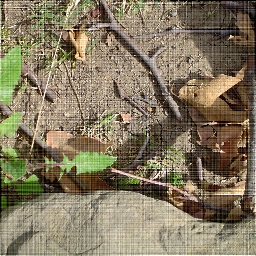
#> input picture wavelet/twigs.png, 256 x 256 px
$ jupyter execute image_processing_03_stripremoval.ipynb   (shell and % lines are left out)   (Python 2 division)   (older library calls are emulated)
#> lines starting #> are read from the running program, lines starting #| are printed output that depends on the picture; after the words box and inside, x2 and y2 are one past the last pixel; in counts of white or black regions, pixels touching at a corner belong together
[cell 1]
from scipy import misc
import matplotlib.pyplot as plt
import numpy as np
import scipy

[cell 2]
twigs = misc.imread("twigs.png")
#> twigs is the input picture: shape (256, 256, 3); mean R, G, B 132.3, 120.9, 97

[cell 3]
print type(twigs), twigs.shape, twigs.dtype
#| <class 'numpy.ndarray'> (256, 256, 3) uint8

[cell 4]
plt.figure(figsize=(16,4))

plt.subplot(141)
plt.imshow(twigs)
plt.title("original image")
plt.xticks([]), plt.yticks([])

plt.subplot(142)
plt.title("R")
plt.imshow(twigs[:,:,0], cmap='gray')
plt.xticks([]), plt.yticks([])

plt.subplot(143)
plt.title("G")
plt.imshow(twigs[:,:,1], cmap='gray')
plt.xticks([]), plt.yticks([])

plt.subplot(144)
plt.title("B")
plt.imshow(twigs[:,:,2], cmap='gray')
plt.xticks([]), plt.yticks([])
plt.show()
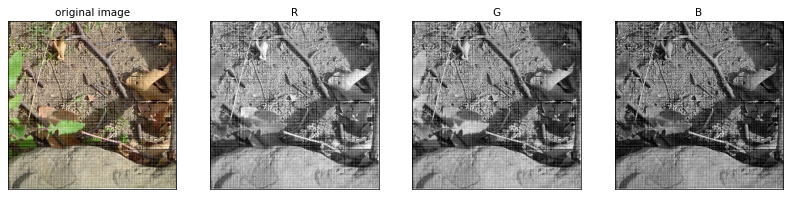
#> figure drawn by matplotlib, 4 panels

[cell 5]
f = np.fft.fft2(twigs[:,:,0])
fshift = np.fft.fftshift(f)

mag = np.abs(fshift); phase = np.angle(fshift)
#> after `phase = np.angle(fshift)`:
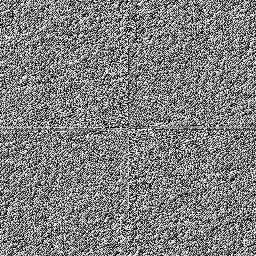
#> phase: shape (256, 256) float64; min -3.14, max 3.14, mean 9.59e-05; drawn with min black and max white
#real = fshift.real; imag = fshift.imag

plt.figure(figsize=(20,10))
plt.subplot(121)
plt.imshow(np.log(mag), cmap='gray')
plt.title('Magnitude only')
plt.xticks([]), plt.yticks([])

plt.subplot(122)
plt.imshow(phase, cmap='gray')
plt.title('Phase only')
plt.xticks([]), plt.yticks([])

plt.show()
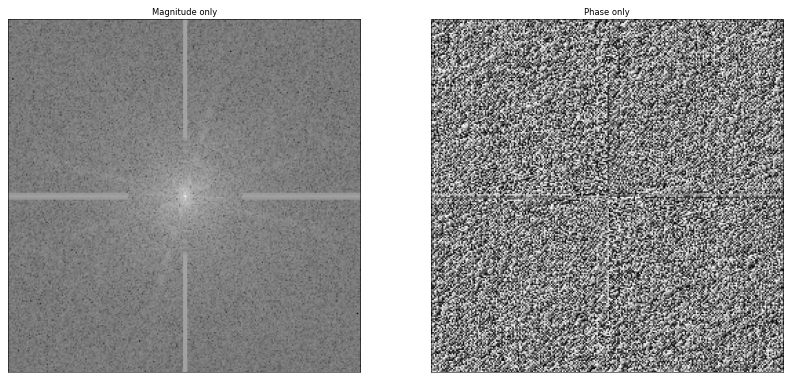
#> figure drawn by matplotlib, 2 panels

[cell 6]
rows, cols = twigs[:,:,0].shape
#> rows = 256; cols = 256
print rows, cols
#| 256 256
crow, ccol = rows/2 , cols/2
#> crow = 128; ccol = 128
print crow, ccol
#| 128 128

[cell 7]
mask = np.ones(mag.shape)
center = 42
width = 2

mask[crow-width:crow+width, :ccol-center] = 0
mask[crow-width:crow+width, ccol+center:] = 0
mask[:crow-center, ccol-width:ccol+width] = 0
mask[crow+center:, ccol-width:ccol+width] = 0

[cell 8]
plt.subplot(121)
plt.imshow(mask, cmap='gray')
plt.title('mask')
plt.xticks([]), plt.yticks([])

plt.subplot(122)
plt.imshow(np.log(mag), cmap='gray')
plt.title('Magnitude only')
plt.xticks([]), plt.yticks([])

plt.show()
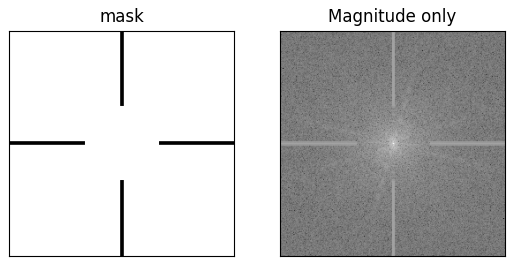
#> figure drawn by matplotlib, 2 panels

[cell 9]
newmag = mag*mask

[cell 10]
newfshift = newmag*np.exp(1j*phase)

f_ishift = np.fft.ifftshift(newfshift)
img_back = np.fft.ifft2(f_ishift)
img_back = np.abs(img_back)
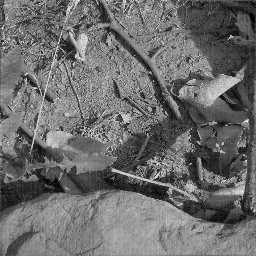
#> img_back: shape (256, 256) float64; min 6.46, max 300.8, mean 132.4; drawn with min black and max white

plt.subplot(121); plt.imshow(np.log(newmag), cmap='gray'); plt.title('Magnitude only')
plt.xticks([]), plt.yticks([])

plt.subplot(122); plt.imshow(img_back, cmap='gray')
plt.xticks([]), plt.yticks([])
plt.show()
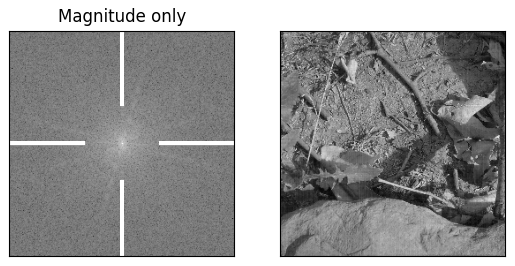
#> figure drawn by matplotlib, 2 panels

[cell 11]
newimage = np.zeros(twigs.shape)

for i in range(3):
    f = np.fft.fft2(twigs[:,:,i])
    fshift = np.fft.fftshift(f)

    mag = np.abs(fshift)
    phase = np.angle(fshift)

    mask = np.ones(mag.shape)
    center = 42
    width = 2
    mask[crow-width:crow+width, :ccol-center] = 0
    mask[crow-width:crow+width, ccol+center:] = 0
    mask[:crow-center, ccol-width:ccol+width] = 0
    mask[crow+center:, ccol-width:ccol+width] = 0

    newmag = mag * mask
    newfshift = newmag * np.exp(1j*phase)

    f_ishift = np.fft.ifftshift(newfshift)
    img_back = np.fft.ifft2(f_ishift)
    img_back = np.abs(img_back)

    newimage[:,:,i] = img_back/img_back.max()
#> this loop made 3 passes
#> pass 2, `img_back = np.abs(img_back)`:
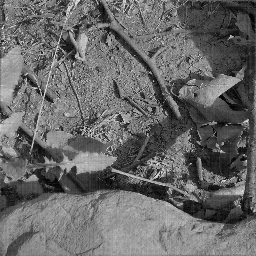
#> img_back: shape (256, 256) float64; min 0.948, max 293, mean 121; drawn with min black and max white
#> after the loop:
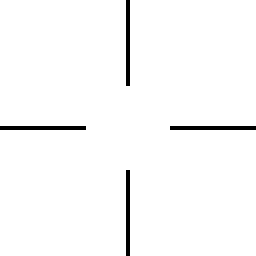
#> mask: shape (256, 256) float64; values 0 (black) and 1 (white), 97.9% white; 4 black regions, box (x1, y1, x2, y2) and area: (126, 0, 130, 86) 344, (0, 126, 86, 130) 344, (170, 126, 256, 130) 344, (126, 170, 130, 256) 344
#> after the loop:
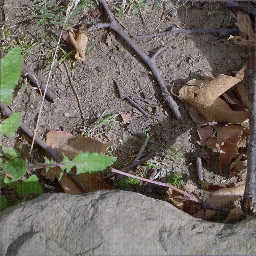
#> newimage: shape (256, 256, 3) float64; mean R, G, B 0.44, 0.413, 0.381
    #twigs[:,:,i].min() + \
    #(img_back - img_back.min()) * \
    #((twigs[:,:,i].max() - twigs[:,:,i].min())/(img_back.max() - img_back.min())) # renormalize

[cell 12]
plt.figure(figsize=(16,5))

plt.subplot(131)
plt.imshow(twigs)
plt.title("original image")
plt.xticks([]), plt.yticks([])

plt.subplot(132)
plt.imshow(newimage)
plt.title("filtered")
plt.xticks([]), plt.yticks([])

residu = twigs[:,:,0] - newimage[:,:,0]*255
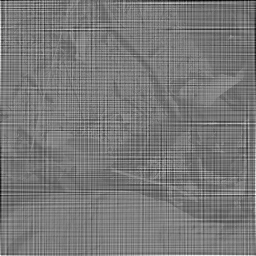
#> residu: shape (256, 256) float64; min -105.4, max 158.6, mean 20.1; drawn with min black and max white
plt.subplot(133)
plt.imshow(residu, cmap='gray')
plt.title("residual")
plt.xticks([]), plt.yticks([])


plt.show()

$ run again, with wavelet/aga.png copied over wavelet/twigs.png
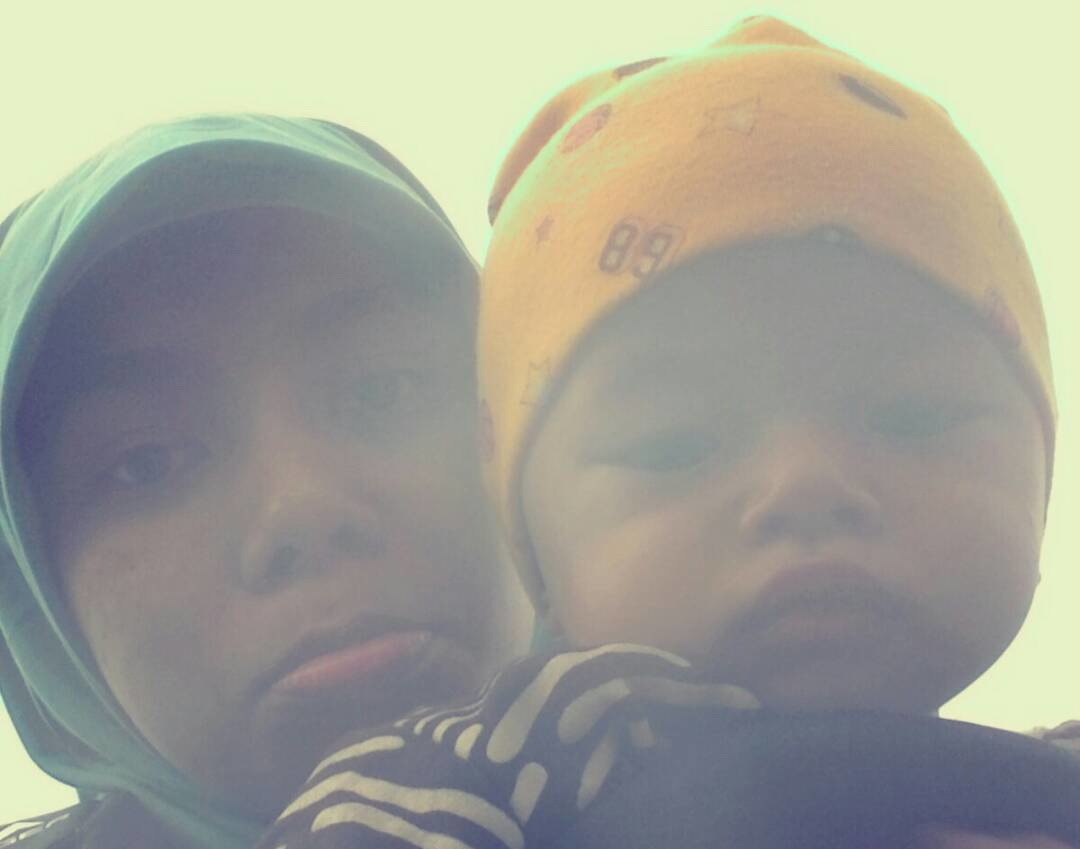
#> input picture wavelet/aga.png, 1080 x 849 px
#> twigs is the input picture: shape (849, 1080, 3); mean R, G, B 159.1, 159.6, 149.3
#| <class 'numpy.ndarray'> (849, 1080, 3) uint8
#| 849 1080
#| 424 540
#> after the loop `for i in range(3):`:
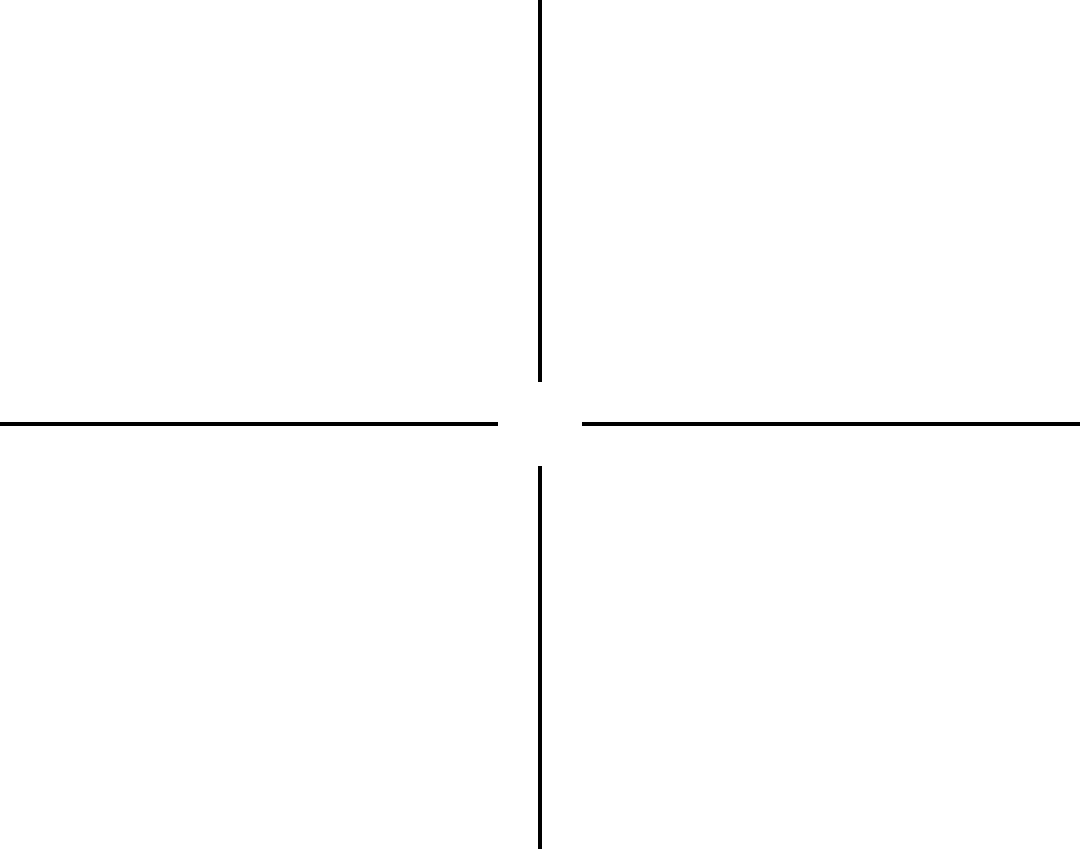
#> mask: shape (849, 1080) float64; values 0 (black) and 1 (white), 99.2% white; 4 black regions, box (x1, y1, x2, y2) and area: (0, 422, 498, 426) 1992, (582, 422, 1080, 426) 1992, (538, 466, 542, 849) 1532, (538, 0, 542, 382) 1528
#> `residu = twigs[:,:,0] - newimage[:,:,0]*255`:
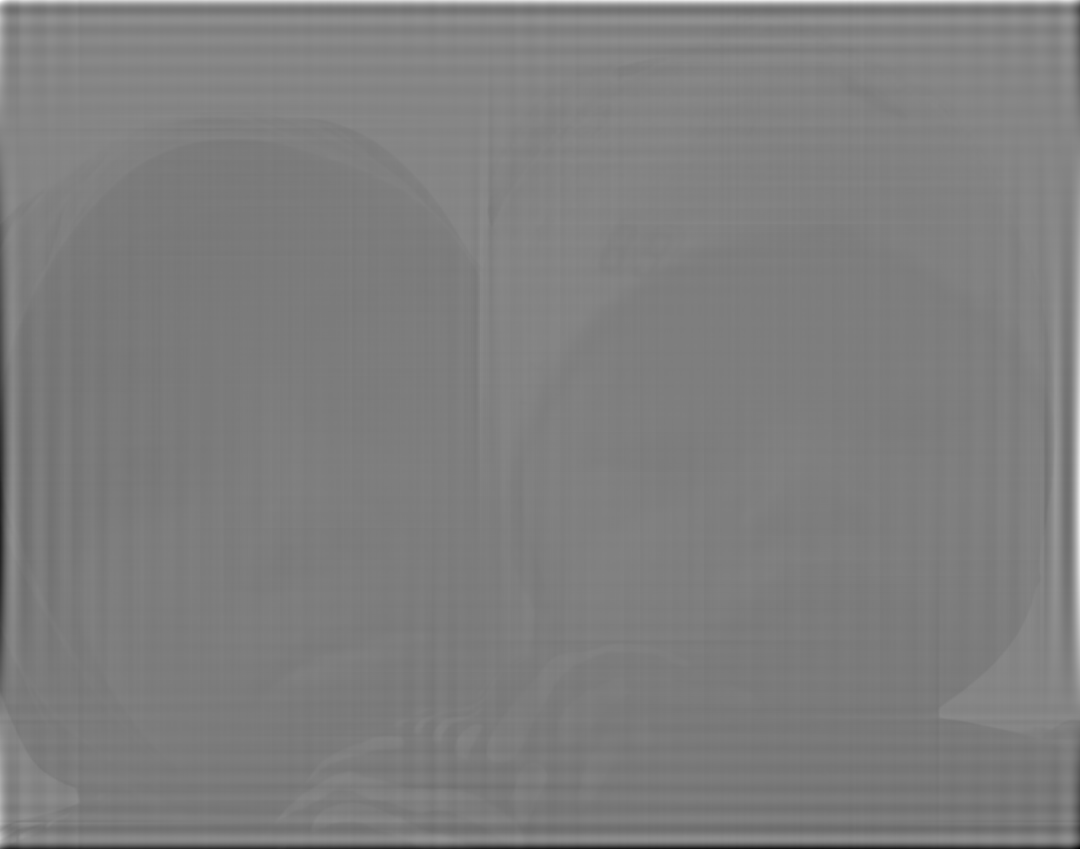
#> residu: shape (849, 1080) float64; min -71.08, max 90.56, mean 9.3; drawn with min black and max white

$ run again, with wavelet/face.png copied over wavelet/twigs.png
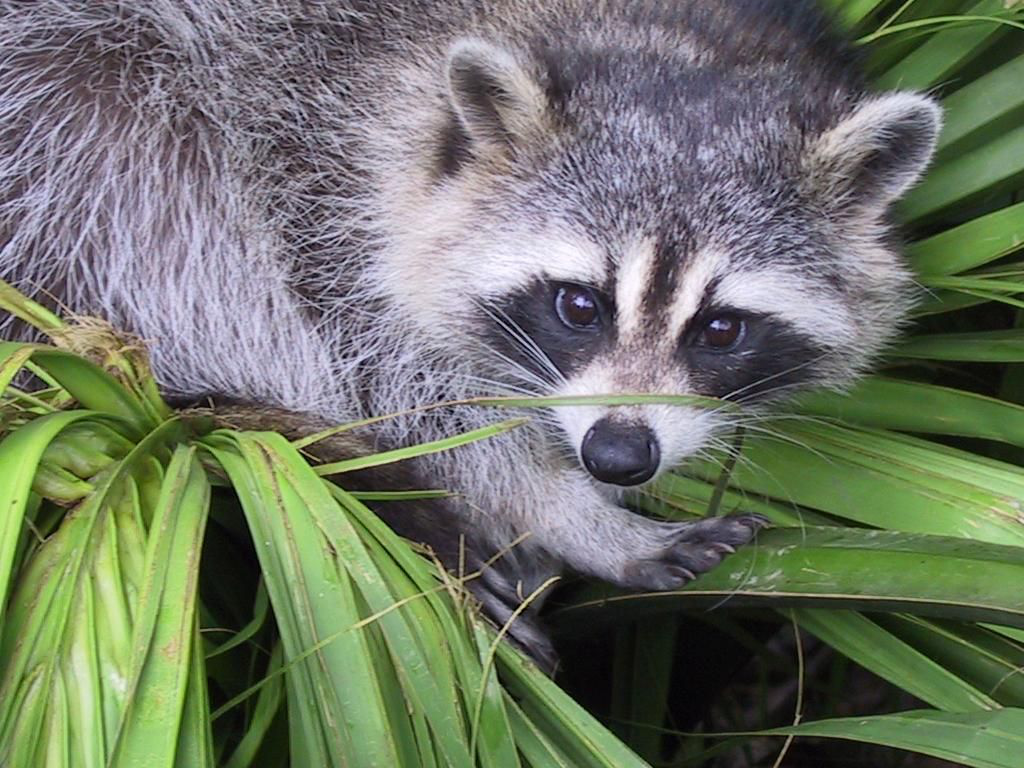
#> input picture wavelet/face.png, 1024 x 768 px
#> twigs is the input picture: shape (768, 1024, 3); mean R, G, B 110.7, 117.7, 102.1
#| <class 'numpy.ndarray'> (768, 1024, 3) uint8
#| 768 1024
#| 384 512
#> `residu = twigs[:,:,0] - newimage[:,:,0]*255`:
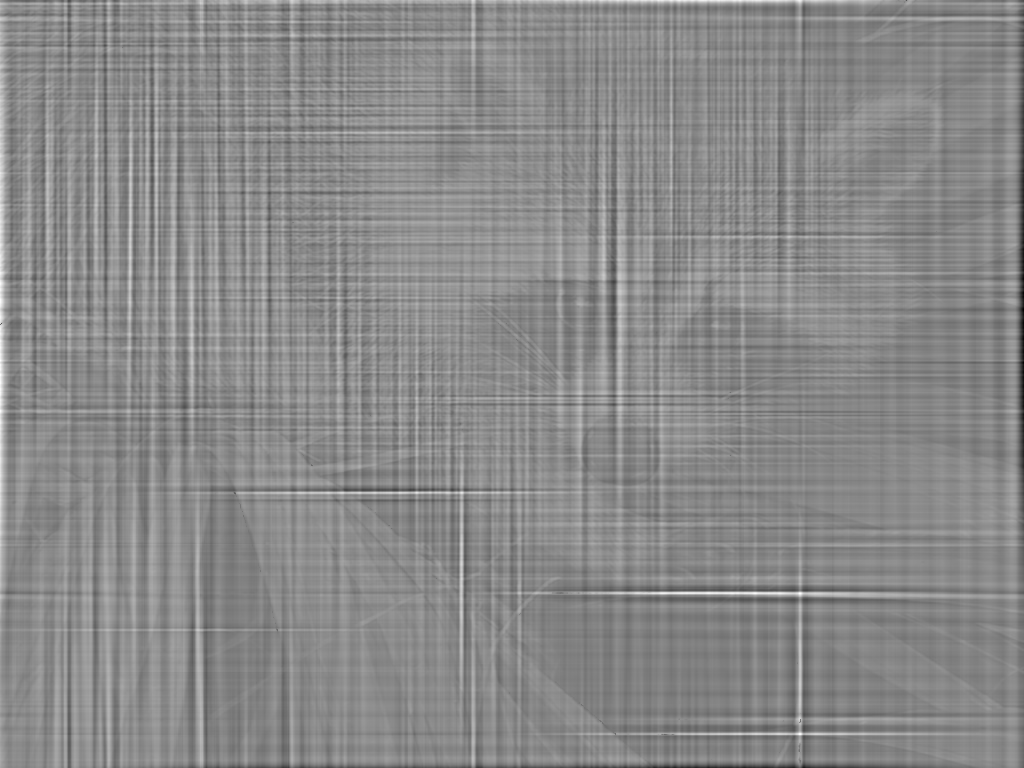
#> residu: shape (768, 1024) float64; min -35.22, max 36, mean 3.2; drawn with min black and max white
